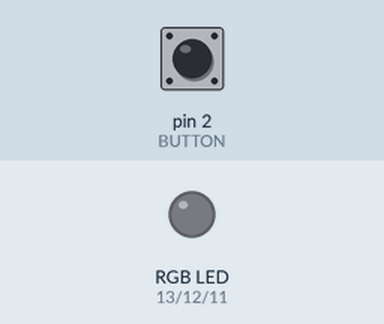
This sketch was run on a simulated Arduino Uno, built with avr-gcc and run on an emulated ATmega328P. Parts: an RGB LED mixed from three pins (HIGH = lit). Dashed ring = blinking. The inputs (shaded band) are chosen by the test bench; at power-on: pin 2 (BUTTON) HIGH.

Above: at 1.2 s.
1.3 s: pin 2 (BUTTON) pulled LOW for 0.15 s
At 1.4 s:
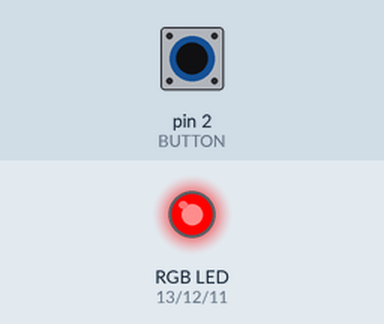
At 2.0 s:
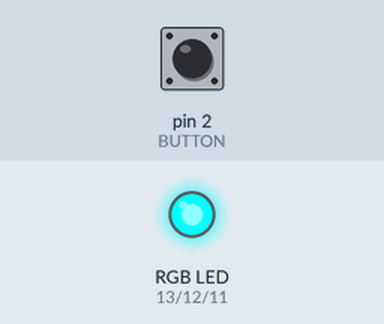
4.3 s: pin 2 (BUTTON) pulled LOW for 3.2 s
At 4.8 s:
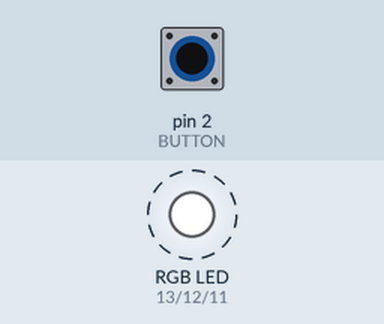
Timing chart, 0 to 9.9 s (numbered marks = the images above; inputs shaded):
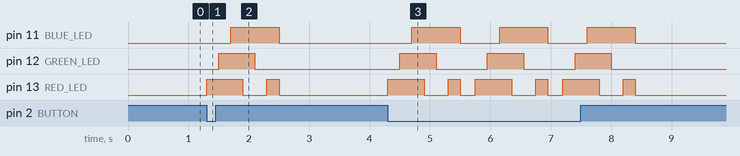

The sketch:

ENCE_3210_Lab_1_P6.ino
```cpp
/*
 * Kevin Granillo
 * January 16, 2025
 *
 * This program turn on and off LEDs in a sequence when a button is pressed
 * The order is: R-RG-RGB-GB-B-RB
 * This sequence continues repeating until the button is pressed again
 *
 * Sidenote: The button changes values multiple times because of the imperfections of the mechanical switch
 * Because of this the LEDS might not respond right away or button may need to be pressed again
 *
 *
 *
 */

// LED and Button pins are defined
#define RED_LED 13
#define GREEN_LED 12
#define BLUE_LED 11
#define BUTTON 2

bool patternState = 1; // Pattern state toggles between zero and one which turns the sequency on and off

void setup() {
  Serial.begin(9600);

  pinMode(RED_LED, OUTPUT);   // LEDs are set as outputs
  pinMode(GREEN_LED, OUTPUT);
  pinMode(BLUE_LED, OUTPUT);
  pinMode(BUTTON,INPUT_PULLUP); // Button is set as input with a pullup resistor
  attachInterrupt(digitalPinToInterrupt(BUTTON), isr_button,CHANGE);  // Iterrupt is added to button


}

void loop() {
  if(patternState == 0){ // Runs when the pattern state is 0
    digitalWrite(RED_LED, HIGH); // Follows the sequence mentioned above
    delay(200);
    digitalWrite(GREEN_LED, HIGH);
    delay(200);
    digitalWrite(BLUE_LED,HIGH);
    delay(200);
    digitalWrite(RED_LED,LOW);
    delay(200);
    digitalWrite(GREEN_LED,LOW);
    delay(200);
    digitalWrite(RED_LED,HIGH);
    delay(200);
    digitalWrite(RED_LED,LOW); // All LEDs turn off
    digitalWrite(GREEN_LED,LOW);
    digitalWrite(BLUE_LED,LOW);
    delay(200);

  } else if(patternState == 1){ // Runs when pattern state is 1
    digitalWrite(RED_LED,LOW); // All LEDs remain off
    digitalWrite(GREEN_LED,LOW);
    digitalWrite(BLUE_LED,LOW);

  }

delay(50); // Delay is used to digitally debounce the button, otherwise patternState will toggle multiple times between 0 and 1
}

void isr_button(){ // Interrupt for when button is pressed

  if(patternState == 0){ // If the LEDs are in sequence, turn them off
    patternState = 1;
  } else if(patternState == 1){ // If LEDs are off, turn pattern sequence on
    patternState = 0;
  }
}
```

Measured:
- after the input at 1.3 s, pin 11 (BLUE_LED): LOW → HIGH after 0.40 s, → LOW 0.80 s later; pin 12 (GREEN_LED): LOW → HIGH after 0.20 s, → LOW 0.60 s later; pin 13 (RED_LED): LOW → HIGH at once, → LOW 0.60 s later, → HIGH 0.40 s later, → LOW 0.20 s later
- after the input at 4.3 s, pin 11 (BLUE_LED): alternates HIGH for 0.80 s and LOW for 0.65 s, 6 changes in all, then stays LOW, starting after 0.40 s; pin 12 (GREEN_LED): alternates HIGH for 0.60 s and LOW for 0.85 s, 6 changes in all, then stays LOW, starting after 0.20 s
